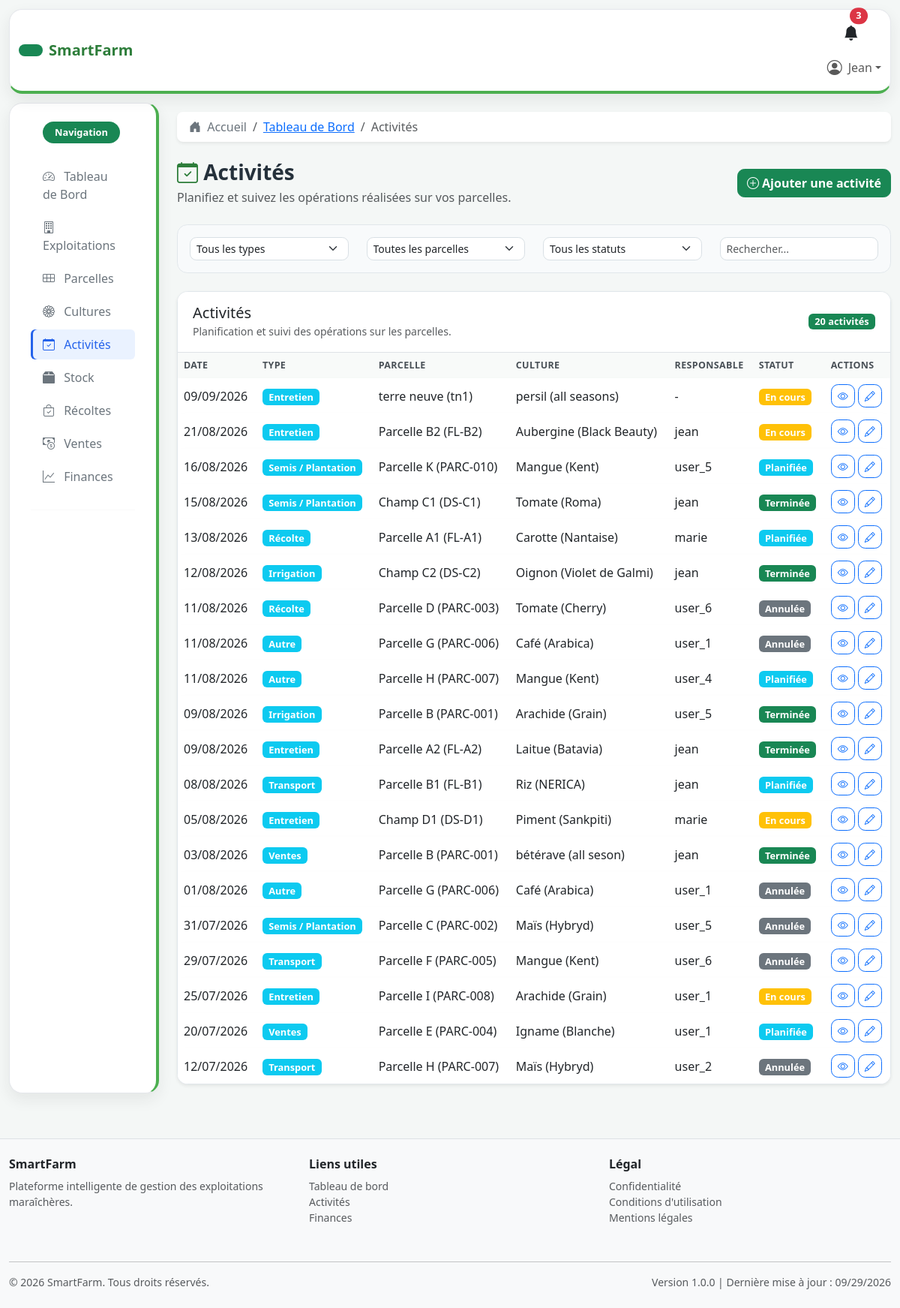
/activites/ (signed in), run on the app's committed database.
### activites/models.py (models this page shows, shortened)
class Activite(models.Model):
    TYPE_CHOICES = [
        ('semis', 'Semis / Plantation'),
        ('entretien', 'Entretien'),
        ('irrigation', 'Irrigation'),
        ('recolte', 'Récolte'),
        ('ventes', 'Ventes'),
        ('transport', 'Transport'),
        ('autre', 'Autre'),
    ]
    STATUT_CHOICES = [
        ('planifie', 'Planifiée'),
        ('en_cours', 'En cours'),
        ('terminee', 'Terminée'),
        ('annulee', 'Annulée'),
    ]
    titre = models.CharField(max_length=200, help_text="Titre de l'activité")
    description = models.TextField(blank=True, help_text="Description détaillée")
    type_activite = models.CharField(max_length=20, choices=TYPE_CHOICES, default='autre')
    statut = models.CharField(max_length=20, choices=STATUT_CHOICES, default='planifie')
    parcelle = models.ForeignKey(
        Parcelle,
        on_delete=models.SET_NULL,
        null=True,
        blank=True,
        related_name='activites',
        help_text="Parcelle concernée par l'activité"
    )
    culture = models.ForeignKey(
        Culture,
        on_delete=models.SET_NULL,
        null=True,
        blank=True,
        related_name='activites',
        help_text="Culture concernée par l'activité"
    )
    responsable = models.ForeignKey(
        User,
        on_delete=models.SET_NULL,
        null=True,
        blank=True,
        related_name='activites',
        help_text="Responsable de l'activité"
    )
    date_debut = models.DateField(help_text="Date de début de l'activité")
    date_fin = models.DateField(null=True, blank=True, help_text="Date de fin prévue")
    date_creation = models.DateTimeField(auto_now_add=True, help_text="Date de création")
    date_modification = models.DateTimeField(auto_now=True, help_text="Date de dernière modification")
    class Meta:
        ordering = ['-date_debut', 'titre']
        verbose_name = 'Activité'
        verbose_name_plural = 'Activités'

### parcelles/models.py (models this page shows, shortened)
class Parcelle(models.Model):
    STATUT_CHOICES = [
        ('actif', 'Actif'),
        ('en_preparation', 'En préparation'),
        ('reposante', 'Reposante'),
        ('suspendu', 'Suspendu'),
    ]
    TYPE_SOL_CHOICES = [
        ('argileux', 'Argileux'),
        ('sableux', 'Sableux'),
        ('limoneux', 'Limoneux'),
        ('calcaire', 'Calcaire'),
        ('organique', 'Organique'),
        ('mixte', 'Mixte'),
    ]
    nom = models.CharField(
        max_length=100,
        help_text="Nom ou identifiant de la parcelle"
    )
    code = models.CharField(
        max_length=50,
        unique=True,
        help_text="Code unique de la parcelle"
    )
    superficie = models.DecimalField(
        max_digits=10,
        decimal_places=2,
        help_text="Superficie en m² ou hectares"
    )
    type_sol = models.CharField(
        max_length=50,
        choices=TYPE_SOL_CHOICES,
        default='mixte',
        help_text="Type de sol de la parcelle"
    )
    irrigation = models.BooleanField(
    default=False,
    help_text="Indique si la parcelle dispose d'un système d'irrigation"
    )
    latitude = models.DecimalField(
        max_digits=9,
        decimal_places=6,
        null=True,
        blank=True,
        help_text="Latitude GPS"
    )
    longitude = models.DecimalField(
        max_digits=9,
        decimal_places=6,
        null=True,
        blank=True,
        help_text="Longitude GPS"
    )
    description = models.TextField(
        blank=True,
        help_text="Description détaillée de la parcelle"
    )
    statut = models.CharField(
        max_length=20,
        choices=STATUT_CHOICES,
        default='actif',
        help_text="Statut actuel de la parcelle"
    )
    exploitation = models.ForeignKey(
        Exploitation,
        on_delete=models.CASCADE,
        related_name='parcelles',
        help_text="Exploitation à laquelle appartient cette parcelle"
    )
    photo = models.ImageField(
    upload_to='parcelles/',
    blank=True,
    null=True,
    help_text="Photo de la parcelle"
    )
    date_creation = models.DateTimeField(
        auto_now_add=True,
        help_text="Date et heure de création de la parcelle"
    )
    date_modification = models.DateTimeField(
        auto_now=True,
        help_text="Date et heure de dernière modification"
    )
    class Meta:
        ordering = ['nom']
        verbose_name = 'Parcelle'
        verbose_name_plural = 'Parcelles'
        db_table = 'parcelles_parcelle'
    def __str__(self):
        return f"{self.nom} ({self.code})"

### cultures/models.py (models this page shows, shortened)
class Culture(models.Model):
    STATUT_CHOICES = [
        ('en_croissance', 'En croissance'),
        ('mature', 'Mature'),
        ('recolte', 'Récolte'),
        ('terminee', 'Terminée'),
    ]
    nom = models.CharField(
        max_length=150,
        help_text="Nom de la culture"
    )
    variete = models.CharField(
        max_length=150,
        help_text="Variété de la culture"
    )
    parcelle = models.ForeignKey(
        Parcelle,
        on_delete=models.CASCADE,
        related_name='cultures',
        help_text="Parcelle associée à la culture"
    )
    date_semis = models.DateField(
        help_text="Date de semis ou de plantation"
    )
    date_prevision_recolte = models.DateField(
        help_text="Date prévue de récolte"
    )
    rendement_attendu = models.DecimalField(
        max_digits=7,
        decimal_places=2,
        null=True,
        blank=True,
        help_text="Rendement attendu en kg/m²"
    )
    statut = models.CharField(
        max_length=20,
        choices=STATUT_CHOICES,
        default='en_croissance',
        help_text="Statut actuel de la culture"
    )
    notes = models.TextField(
        blank=True,
        help_text="Notes supplémentaires sur la culture"
    )
    date_creation = models.DateTimeField(
        auto_now_add=True,
        help_text="Date de création de l'enregistrement"
    )
    date_modification = models.DateTimeField(
        auto_now=True,
        help_text="Date de dernière modification de l'enregistrement"
    )
    class Meta:
        ordering = ['-date_semis']
        verbose_name = 'Culture'
        verbose_name_plural = 'Cultures'
        db_table = 'cultures_culture'
    def __str__(self):
        return f"{self.nom} ({self.variete})"

### activites/views.py (the view, shortened to what this page needs)
# urls.py: path('', views.ActiviteListView.as_view(), name='liste'),
class ActiviteListView(LoginRequiredMixin, ListView):
    model = Activite
    template_name = 'activites/liste.html'
    context_object_name = 'activites'
    paginate_by = 20
    def get_queryset(self):
        queryset = Activite.objects.select_related('parcelle', 'culture', 'responsable').all()
        recherche = self.request.GET.get('q')
        type_activite = self.request.GET.get('type_activite')
        statut = self.request.GET.get('statut')
        parcelle = self.request.GET.get('parcelle')
        if type_activite:
            queryset = queryset.filter(type_activite=type_activite)
        if statut:
            queryset = queryset.filter(statut=statut)
        if parcelle:
            queryset = queryset.filter(parcelle__id=parcelle)
        return queryset.order_by('-date_debut')
    def get_context_data(self, **kwargs):
        context = super().get_context_data(**kwargs)
        from parcelles.models import Parcelle
        context['statuts'] = Activite.STATUT_CHOICES
        context['types'] = Activite.TYPE_CHOICES
        context['parcelles'] = Parcelle.objects.all()
        return context

### templates/activites/liste.html (shortened to what this page needs)
{% extends 'base.html' %}
{% load static %}
{% block breadcrumbs %}
    <li class="breadcrumb-item"><a href="{% url 'dashboard:accueil' %}">Tableau de Bord</a></li>
    <li class="breadcrumb-item active">Activités</li>
{% endblock %}
{% block content %}
<div class="row list-page-header mb-4 align-items-center">
    <div class="col-md-8">
        <h1 class="h3 mb-0">
            <i class="bi bi-calendar-check text-success"></i> Activités
        </h1>
        <p class="text-muted mb-0 mt-1">Planifiez et suivez les opérations réalisées sur vos parcelles.</p>
    </div>
    <div class="col-md-4 text-md-end">
        <a href="{% url 'activites:ajouter' %}" class="btn btn-success">
            <i class="bi bi-plus-circle"></i> Ajouter une activité
        </a>
    </div>
</div>
<div class="row mb-4">
    <div class="col-md-12">
        <div class="card filter-panel">
            <div class="card-body">
                <form method="GET" class="row">
                    <div class="col-md-3">
                        <select class="form-select form-select-sm" name="type_activite">
                            <option value="">Tous les types</option>
                        </select>
                    </div>
                    <div class="col-md-3">
                        <select class="form-select form-select-sm" name="parcelle">
                            <option value="">Toutes les parcelles</option>
                        </select>
                    </div>
                    <div class="col-md-3">
                        <select class="form-select form-select-sm" name="statut">
                            <option value="">Tous les statuts</option>
                        </select>
                    </div>
                    <div class="col-md-3">
                        <input type="text" class="form-control form-control-sm" name="q" placeholder="Rechercher..." value="{{ request.GET.q }}">
                    </div>
                </form>
            </div>
        </div>
    </div>
</div>
<div class="row">
    <div class="col-md-12">
        <div class="card data-card shadow-sm">
            <div class="card-header bg-white border-bottom d-flex justify-content-between align-items-center">
                <div>
                    <h5 class="mb-0">Activités</h5>
                    <small class="text-muted">Planification et suivi des opérations sur les parcelles.</small>
                </div>
                <span class="badge bg-success">{{ activites|length }} activités</span>
            </div>
            <div class="table-responsive">
                <table class="table table-hover align-middle mb-0">
                    <thead class="table-light">
                        <tr>
                            <th>Date</th>
                            <th>Type</th>
                            <th>Parcelle</th>
                            <th>Culture</th>
                            <th>Responsable</th>
                            <th>Statut</th>
                            <th>Actions</th>
                        </tr>
                    </thead>
                    <tbody>
                        {% for activite in activites %}
                        <tr>
                            <td>{{ activite.date_debut|date:'d/m/Y' }}</td>
                            <td><span class="badge bg-info">{{ activite.get_type_activite_display }}</span></td>
                            <td>{{ activite.parcelle|default:"-" }}</td>
                            <td>{{ activite.culture|default:"-" }}</td>
                            <td>{{ activite.responsable|default:"-" }}</td>
                            <td>
                                {% if activite.statut == 'terminee' %}
                                    <span class="badge bg-success">{{ activite.get_statut_display }}</span>
                                {% elif activite.statut == 'en_cours' %}
                                    <span class="badge bg-warning">{{ activite.get_statut_display }}</span>
                                {% elif activite.statut == 'planifie' %}
                                    <span class="badge bg-info">{{ activite.get_statut_display }}</span>
                                {% else %}
                                    <span class="badge bg-secondary">{{ activite.get_statut_display }}</span>
                                {% endif %}
                            </td>
                            <td>
                                <a href="{% url 'activites:detail' activite.pk %}" class="btn btn-sm btn-outline-primary"><i class="bi bi-eye"></i></a>
                                <a href="{% url 'activites:modifier' activite.pk %}" class="btn btn-sm btn-outline-primary"><i class="bi bi-pencil"></i></a>
                            </td>
                        </tr>
                        {% empty %}
                        <tr>
                            <td colspan="7" class="text-center text-muted py-4">Aucune activité trouvée.</td>
                        </tr>
                        {% endfor %}
                    </tbody>
                </table>
            </div>
        </div>
    </div>
</div>
{% endblock %}

### templates/includes/navbar.html (shortened to what this page needs)
<nav class="navbar navbar-light bg-white border-bottom sticky-top shadow-sm app-navbar">
    <div class="container-fluid">
        <a class="navbar-brand d-flex align-items-center gap-2" href="{% url 'dashboard:accueil' %}">
            <span class="badge bg-success rounded-pill py-2 px-3 text-white"></span>
            <span class="fs-5 fw-bold">SmartFarm</span>
        </a>
        <div class="ms-auto" id="navbarNav">
            <ul class="navbar-nav ms-auto align-items-center">
                <li class="nav-item me-2 d-none d-lg-block">
                    <a class="nav-link position-relative text-dark" href="{% url 'dashboard:accueil' %}">
                        <i class="bi bi-bell-fill fs-5"></i>
                        <span class="position-absolute top-0 start-100 translate-middle badge rounded-pill bg-danger">3</span>
                    </a>
                </li>
                <li class="nav-item dropdown">
                    <a class="nav-link dropdown-toggle d-flex align-items-center" href="#" id="userDropdown" role="button" data-bs-toggle="dropdown">
                        {% if user.is_authenticated and user.profil.photo %}
                            <img src="{{ user.profil.photo.url }}" alt="Photo de profil" class="rounded-circle" style="width: 32px; height: 32px; object-fit: cover;">
                        {% else %}
                            <i class="bi bi-person-circle fs-5"></i>
                        {% endif %}
                        <span class="ms-2">{% if user.is_authenticated %}{{ user.first_name|default:user.username }}{% else %}Invité{% endif %}</span>
                    </a>
                </li>
            </ul>
        </div>
    </div>
</nav>

### static/css/style.css (style rules this page uses)
:root { --smartfarm-primary: #2d7d3a; --smartfarm-secondary: #4caf50; --smartfarm-soft: #ecf5ed; --smartfarm-muted: #6c757d; --smartfarm-border: #e5e7eb; --smartfarm-sidebar: #ffffff; --smartfarm-sidebar-text: #6c757d; --smartfarm-sidebar-muted: #6c757d; --smartfarm-accent: #eaf2ff; --smartfarm-sidebar-active: #2563eb; }
body { background-color: #f4f7f6; color: #212529; }
.bg-body-tertiary { background-color: #f4f7f6 !important; }
.navbar { background-color: #fff !important; }
.app-navbar { min-height: 73px; margin: 0.75rem 0.75rem 0; border: 1px solid var(--smartfarm-border) !important; border-bottom: 4px solid var(--smartfarm-secondary) !important; border-radius: 1.1rem; box-shadow: 0 0.5rem 1.25rem rgba(33, 37, 41, 0.08) !important; z-index: 1030; }
.navbar-brand { color: var(--smartfarm-primary) !important; }
.card { border: none; border-radius: 0.85rem; }
.btn { border-radius: 0.6rem; font-weight: 600; }
.form-control, .form-select { border-color: #d9e0e5; border-radius: 0.55rem; }
.card.shadow-sm { box-shadow: 0 0.75rem 1.5rem rgba(33, 37, 41, 0.08); }
.list-page-header h1 { color: #25313b; font-weight: 700; }
.filter-panel { border: 1px solid #e1e7eb; background: #f8fafb; }
.filter-panel .card-body { padding: 1rem; }
.data-card { overflow: hidden; border: 1px solid #e1e7eb; }
.data-card .card-header { background: #ffffff !important; padding: 1rem 1.25rem; }
.table { border-spacing: 0 0.75rem; }
.table thead th { border-bottom: none; background-color: #f8faf9; color: #495057; font-weight: 700; font-size: 0.78rem; letter-spacing: 0.03em; text-transform: uppercase; }
.table tbody tr { background-color: #fff; box-shadow: 0 0.5rem 1rem rgba(33, 37, 41, 0.04); }
.table tbody tr td, .table tbody tr th { border: none; vertical-align: middle; }
.table-responsive { overflow-x: auto; -webkit-overflow-scrolling: touch; }
.table-responsive > .table { min-width: 680px; }
.badge { font-size: 0.8rem; font-weight: 600; }
.btn-success, .btn-outline-success { transition: all 0.2s ease; }
.text-success { color: var(--smartfarm-primary) !important; }

### data on the page
Activite: date_debut "09/09/2026", type_activite "Entretien", parcelle "terre neuve (tn1)", culture "persil (all seasons)", responsable "-", statut "En cours"
Activite: date_debut "21/08/2026", type_activite "Entretien", parcelle "Parcelle B2 (FL-B2)", culture "Aubergine (Black Beauty)", responsable "jean", statut "En cours"
Activite: date_debut "16/08/2026", type_activite "Semis / Plantation", parcelle "Parcelle K (PARC-010)", culture "Mangue (Kent)", responsable "user_5", statut "Planifiée"
Activite: date_debut "15/08/2026", type_activite "Semis / Plantation", parcelle "Champ C1 (DS-C1)", culture "Tomate (Roma)", responsable "jean", statut "Terminée"
Activite: date_debut "13/08/2026", type_activite "Récolte", parcelle "Parcelle A1 (FL-A1)", culture "Carotte (Nantaise)", responsable "marie", statut "Planifiée"
Activite: date_debut "12/08/2026", type_activite "Irrigation", parcelle "Champ C2 (DS-C2)", culture "Oignon (Violet de Galmi)", responsable "jean", statut "Terminée"
Activite: date_debut "11/08/2026", type_activite "Récolte", parcelle "Parcelle D (PARC-003)", culture "Tomate (Cherry)", responsable "user_6", statut "Annulée"
Activite: date_debut "11/08/2026", type_activite "Autre", parcelle "Parcelle G (PARC-006)", culture "Café (Arabica)", responsable "user_1", statut "Annulée"
Activite: date_debut "11/08/2026", type_activite "Autre", parcelle "Parcelle H (PARC-007)", culture "Mangue (Kent)", responsable "user_4", statut "Planifiée"
Activite: date_debut "09/08/2026", type_activite "Irrigation", parcelle "Parcelle B (PARC-001)", culture "Arachide (Grain)", responsable "user_5", statut "Terminée"
Activite: date_debut "09/08/2026", type_activite "Entretien", parcelle "Parcelle A2 (FL-A2)", culture "Laitue (Batavia)", responsable "jean", statut "Terminée"
Activite: date_debut "08/08/2026", type_activite "Transport", parcelle "Parcelle B1 (FL-B1)", culture "Riz (NERICA)", responsable "jean", statut "Planifiée"
Activite: date_debut "05/08/2026", type_activite "Entretien", parcelle "Champ D1 (DS-D1)", culture "Piment (Sankpiti)", responsable "marie", statut "En cours"
Activite: date_debut "03/08/2026", type_activite "Ventes", parcelle "Parcelle B (PARC-001)", culture "bétérave (all seson)", responsable "jean", statut "Terminée"
Activite: date_debut "01/08/2026", type_activite "Autre", parcelle "Parcelle G (PARC-006)", culture "Café (Arabica)", responsable "user_1", statut "Annulée"
Activite: date_debut "31/07/2026", type_activite "Semis / Plantation", parcelle "Parcelle C (PARC-002)", culture "Maïs (Hybryd)", responsable "user_5", statut "Annulée"
Activite: date_debut "29/07/2026", type_activite "Transport", parcelle "Parcelle F (PARC-005)", culture "Mangue (Kent)", responsable "user_6", statut "Annulée"
Activite: date_debut "25/07/2026", type_activite "Entretien", parcelle "Parcelle I (PARC-008)", culture "Arachide (Grain)", responsable "user_1", statut "En cours"
Activite: date_debut "20/07/2026", type_activite "Ventes", parcelle "Parcelle E (PARC-004)", culture "Igname (Blanche)", responsable "user_1", statut "Planifiée"
Activite: date_debut "12/07/2026", type_activite "Transport", parcelle "Parcelle H (PARC-007)", culture "Maïs (Hybryd)", responsable "user_2", statut "Annulée"

### other printed values
{{ user.first_name|default:user.username }} "Jean"
{{ activites|length }} "20"
